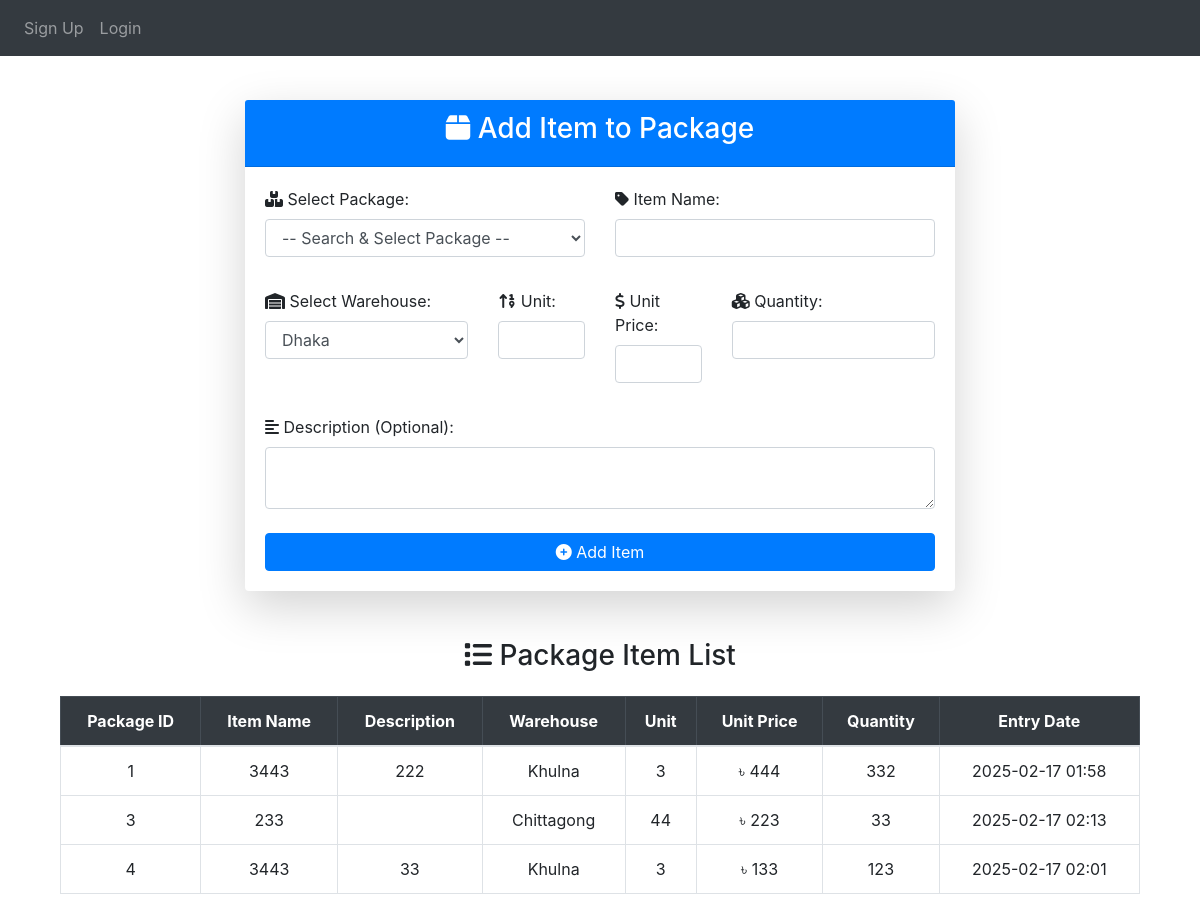
Page /entry/add_item_to_package/ on the committed database.
### App_Entry/models.py (models this page shows, shortened)
class Item(models.Model):
    WAREHOUSE_CHOICES = [
        ("Dhaka", "Dhaka"),
        ("Khulna", "Khulna"),
        ("Chittagong", "Chittagong"),
    ]
    name = models.CharField(max_length=255)
    description = models.TextField(blank=True, null=True)
    warehouse = models.CharField(
        max_length=50, choices=WAREHOUSE_CHOICES, default="Dhaka"
    )
    unit_of_item = models.IntegerField(default=0)
    unit_price = models.BigIntegerField(default=0)
    quantity_of_item = models.BigIntegerField(default=0)
    package = models.ForeignKey(
        Package,
        on_delete=models.SET_NULL,  # This will set the package field to null when the item is deleted
        related_name="package_of_item",
        null=True,  # Allow null values in the package field
    )
    created_at = models.DateTimeField(auto_now_add=True)  # Auto capture entry datess

class Package(models.Model):
    packageId = models.BigIntegerField(unique=True)

### App_Entry/views.py (the view, shortened to what this page needs)
def add_item_to_package(request):
    packages = Package.objects.all().order_by(
        "packageId"
    )  # Ensuring packages are sorted
    items = Item.objects.all().order_by(
        "package__packageId"
    )  # Sorting items by package ID
    return render(
        request,
        "App_Entry/Add_item_to_package.html",
        {"packages": packages, "items": items},
    )

### templates/App_Entry/Add_item_to_package.html (shortened to what this page needs)
{% extends 'base.html' %}
{% load crispy_forms_tags %}
{% load static %}
{% block body_block %}
<div class="container mt-4">
    <div class="row">
        <div class="col-lg-8 mx-auto">
            <div class="card shadow-lg border-0">
                <div class="card-header bg-primary text-white text-center">
                    <h3><i class="fas fa-box"></i> Add Item to Package</h3>
                </div>
                <div class="card-body">
                    <form method="POST">
                        <div class="row">
                            <div class="col-md-6">
                                <div class="form-group">
                                    <label for="package"><i class="fas fa-boxes"></i> Select Package:</label>
                                    <select name="package" id="package-select" class="form-control" required>
                                        <option value="">-- Search & Select Package --</option>
                                    </select>
                                </div>
                            </div>
                            <div class="col-md-6">
                                <div class="form-group">
                                    <label for="item_name"><i class="fas fa-tag"></i> Item Name:</label>
                                    <input type="text" name="item_name" class="form-control" required>
                                </div>
                            </div>
                        </div>
                        <div class="row mt-3">
                            <div class="col-md-4">
                                <div class="form-group">
                                    <label for="warehouse"><i class="fas fa-warehouse"></i> Select Warehouse:</label>
                                    <select name="warehouse" class="form-control" required>
                                        <option value="Dhaka">Dhaka</option>
                                    </select>
                                </div>
                            </div>
                            <div class="col-md-2">
                                <div class="form-group">
                                    <label for="unit_of_item"><i class="fas fa-sort-numeric-up"></i> Unit:</label>
                                    <input type="number" name="unit_of_item" class="form-control" required>
                                </div>
                            </div>
                            <div class="col-md-2">
                                <div class="form-group">
                                    <label for="unit_price"><i class="fas fa-dollar-sign"></i> Unit Price:</label>
                                    <input type="number" name="unit_price" class="form-control" required>
                                </div>
                            </div>
                            <div class="col-md-4">
                                <div class="form-group">
                                    <label for="quantity_of_item"><i class="fas fa-cubes"></i> Quantity:</label>
                                    <input type="number" name="quantity_of_item" class="form-control" required>
                                </div>
                            </div>
                        </div>
                        <div class="form-group mt-3">
                            <label for="description"><i class="fas fa-align-left"></i> Description (Optional):</label>
                            <textarea name="description" class="form-control" rows="2"></textarea>
                        </div>
                        <button type="submit" class="btn btn-primary btn-block mt-4">
                            <i class="fas fa-plus-circle"></i> Add Item
                        </button>
                    </form>
                </div>
            </div>
        </div>
    </div>
    <h3 class="mt-5 text-center"><i class="fas fa-list"></i> Package Item List</h3>
    <div class="table-responsive">
        <table class="table table-hover table-bordered mt-3">
            <thead class="table-dark">
                <tr class="text-center">
                    <th>Package ID</th>
                    <th>Item Name</th>
                    <th>Description</th>
                    <th>Warehouse</th>
                    <th>Unit</th>
                    <th>Unit Price</th>
                    <th>Quantity</th>
                    <th>Entry Date</th>
                </tr>
            </thead>
            <tbody>
                {% for item in items %}
                <tr class="text-center">
                    <td>{{ item.package.packageId }}</td>
                    <td>{{ item.name }}</td>
                    <td>{{ item.description }}</td>
                    <td>{{ item.warehouse }}</td>
                    <td>{{ item.unit_of_item }}</td>
                    <td>৳ {{ item.unit_price }}</td>
                    <td>{{ item.quantity_of_item }}</td>
                    <td>{{ item.created_at|date:"Y-m-d H:i" }}</td>
                </tr>
                {% endfor %}
            </tbody>
        </table>
    </div>
</div>
{% endblock %}

### rows in the picture
Item: package.packageId "1", name "3443", description "222", warehouse "Khulna", unit_of_item "3", unit_price "444", quantity_of_item "332", created_at "2025-02-17 01:58"
Item: package.packageId "3", name "233", warehouse "Chittagong", unit_of_item "44", unit_price "223", quantity_of_item "33", created_at "2025-02-17 02:13"
Item: package.packageId "4", name "3443", description "33", warehouse "Khulna", unit_of_item "3", unit_price "133", quantity_of_item "123", created_at "2025-02-17 02:01"
